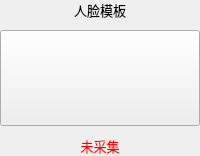
<?xml version="1.0" encoding="UTF-8"?>
<ui version="4.0">
 <class>BioTypeWidget</class>
 <widget class="QWidget" name="BioTypeWidget">
  <property name="geometry">
   <rect>
    <x>0</x>
    <y>0</y>
    <width>200</width>
    <height>154</height>
   </rect>
  </property>
  <property name="minimumSize">
   <size>
    <width>200</width>
    <height>0</height>
   </size>
  </property>
  <property name="maximumSize">
   <size>
    <width>200</width>
    <height>16777215</height>
   </size>
  </property>
  <property name="windowTitle">
   <string>BioTypeWidget</string>
  </property>
  <property name="styleSheet">
   <string notr="true">QLabel{
font-family:&quot;微软雅黑&quot;;
font-size:13px;
}
#lbl_state{
color:red;
}
#btn_bioType{
	border-image: url(:/MBRClient/Resources/image/gather/gface.png);
}</string>
  </property>
  <layout class="QVBoxLayout" name="verticalLayout">
   <property name="spacing">
    <number>10</number>
   </property>
   <property name="leftMargin">
    <number>0</number>
   </property>
   <property name="topMargin">
    <number>0</number>
   </property>
   <property name="rightMargin">
    <number>0</number>
   </property>
   <property name="bottomMargin">
    <number>0</number>
   </property>
   <item>
    <widget class="QLabel" name="lbl_title">
     <property name="text">
      <string>人脸模板</string>
     </property>
     <property name="alignment">
      <set>Qt::AlignCenter</set>
     </property>
    </widget>
   </item>
   <item>
    <widget class="QPushButton" name="btn_bioType">
     <property name="minimumSize">
      <size>
       <width>200</width>
       <height>96</height>
      </size>
     </property>
     <property name="maximumSize">
      <size>
       <width>200</width>
       <height>96</height>
      </size>
     </property>
     <property name="text">
      <string/>
     </property>
    </widget>
   </item>
   <item>
    <widget class="QLabel" name="lbl_state">
     <property name="text">
      <string>未采集</string>
     </property>
     <property name="alignment">
      <set>Qt::AlignCenter</set>
     </property>
    </widget>
   </item>
  </layout>
 </widget>
 <layoutdefault spacing="6" margin="11"/>
 <resources>
  <include location="MBRClient.qrc"/>
 </resources>
 <connections/>
</ui>
